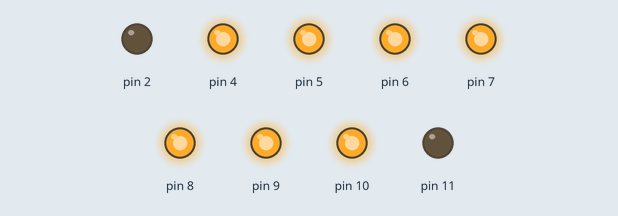
Simulated run of this sketch. Board: Arduino Uno, built with avr-gcc and run on an emulated ATmega328P. Parts: output pins drawn as LEDs (lit = HIGH).

Above: at 0.1 s.
At 4.1 s:
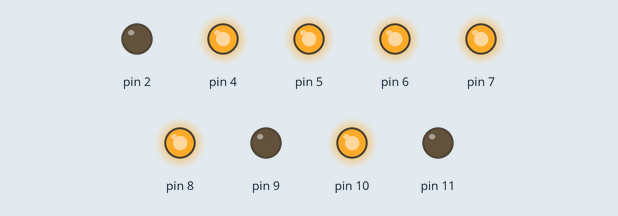
At 8.1 s:
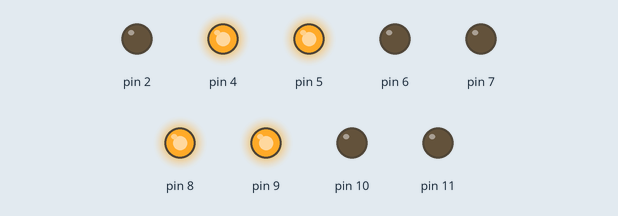
At 16.1 s:
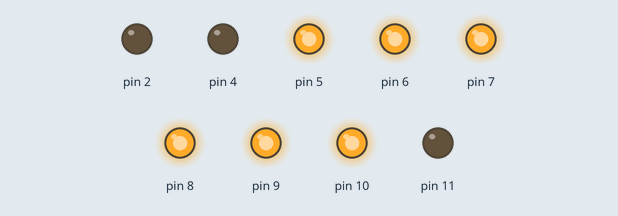
At 26.1 s:
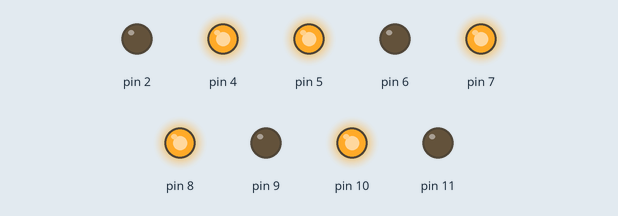
At 38.1 s:
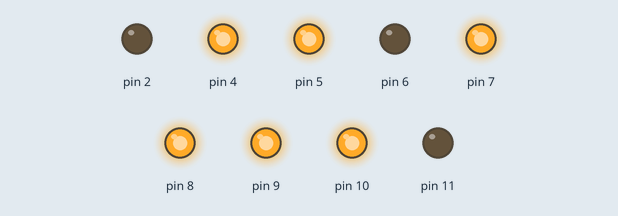
Timing chart, 0 to 39.6 s (numbered marks = the images above):
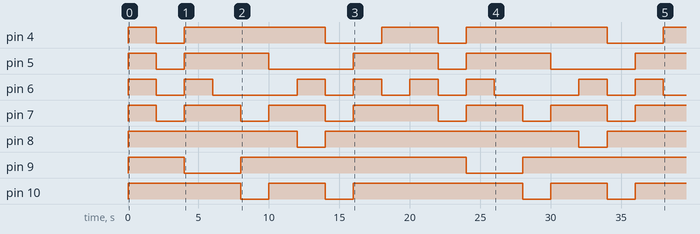

The sketch:

partE.ino
```cpp
int i=9;  //variable i for index
int arrayB[10]={0x7,0x3,0x6,0x7,0x3,0x5,0x5,0x7,0x7,0x7}; //array of values to out PORTB
int arrayD[10]={0xE0,0x0,0xD0,0x90,0x30,0xB0,0xF0,0x0,0xF0,0xB0}; //array of values to out PORTD

void setup() {
  DDRB=0x0F;  //set DDRB 0000 1111
  DDRD=0xF4;  //set DDRD 1111 0100
  cli();    //disable interupts
  TCCR1A  = 0;
  TCCR1B  = 0;   //clear TCCR1A and B
  OCR1A   = 31250;
  TCCR1B |= 0xD;    // 1024 prescaler CTC Mode
  TIMSK1 |= (1<<OCIE1A);   // enable timer overflow interrupt
  sei();
}

void loop() {
  PORTB=arrayB[i];  //send arrayB at i out PORTB
  PORTD=arrayD[i];  //send arrayD at i out PORTD
}

ISR(TIMER1_COMPA_vect)  //ISR is triggered when timer reaches OCR1A value and is cleared (CTC mode)
{
  i--;  //decrement index
  if (i<0)  //if index is negative reset to 9
  i=9;
}
```

Measured:
- by itself, pin 4: LOW → HIGH at 0.00 s, → LOW 2.0 s later, → HIGH 2.0 s later, → LOW 10.0 s later, … (9 changes in this stretch)
- by itself, pin 5: LOW → HIGH at 0.00 s, → LOW 2.0 s later, → HIGH 2.0 s later, → LOW 6.0 s later, … (9 changes in this stretch)
- by itself, pin 6: LOW → HIGH at 0.00 s, → LOW 2.0 s later, → HIGH 2.0 s later, → LOW 2.0 s later, … (16 changes in this stretch)
- by itself, pin 7: LOW → HIGH at 0.00 s, → LOW 2.0 s later, → HIGH 2.0 s later, → LOW 4.0 s later, … (13 changes in this stretch)
- by itself, pin 8: goes HIGH 12.0 s, LOW 2.0 s, HIGH 18.0 s, LOW 2.0 s, then HIGH
- by itself, pin 9: goes HIGH 4.0 s, LOW 4.0 s, HIGH 16.0 s, LOW 4.0 s, then HIGH
- by itself, pin 10: LOW → HIGH at 0.00 s, → LOW 8.0 s later, → HIGH 2.0 s later, → LOW 4.0 s later, … (9 changes in this stretch)
